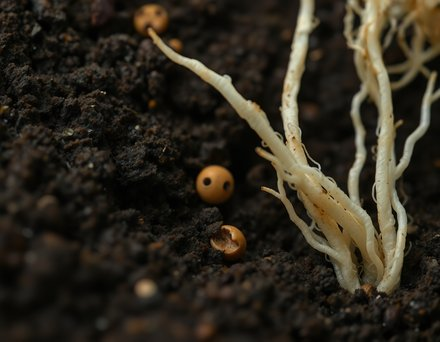
#> input picture assets/card_options/tropic-lunge-1.jpg, 440 x 342 px
$ python feather_bottom.py ../assets/card_options/tropic-lunge-1.jpg ../assets/card_options/amputate-p3.jpg 1.0
#> lines starting #> are read from the running program, lines starting #| are printed output that depends on the picture
#!/usr/bin/env python3
# Softly blend the bottom of a rock cutout into the soil. A SHORT, SMOOTH dissolve — not a
# hard jaggy cutoff (looks "too sharp") and not a tall linear fade (washes out the whole
# bottom). Uses a smoothstep curve (no visible start-line) over the bottom (1-start) of the
# sprite, plus a mild alpha blur so the edge reads soft. Usage: feather_bottom.py IN OUT [start]
import sys
from PIL import Image, ImageFilter

def feather(src, dest, start_frac=0.84, blur=1.5):
#> called with dest = '../assets/card_options/amputate-p3.jpg', start_frac = 1, blur = 1.5
    im = Image.open(src).convert("RGBA"); w, h = im.size
#> after `w, h = im.size`: w = 440; h = 342
    r, g, b, a = im.split()
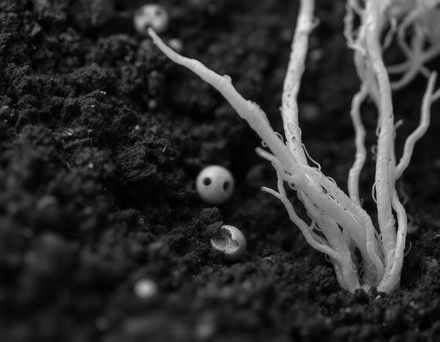
#> r: PIL image 440x342 L; min 0, max 237, mean 47.2
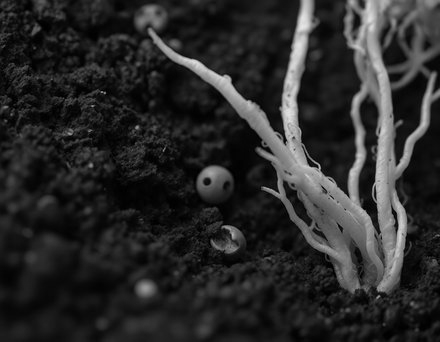
#> g: PIL image 440x342 L; min 0, max 232, mean 41.6
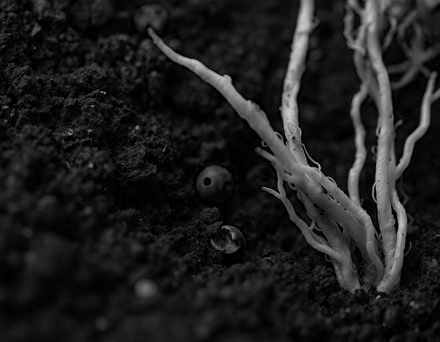
#> b: PIL image 440x342 L; min 0, max 202, mean 30.3
#> a: PIL image 440x342 L; every value is 255
    if blur:
        a = a.filter(ImageFilter.GaussianBlur(blur))
    ap = a.load()
    start = int(h * start_frac)
#> start = 342
    for y in range(start, h):
        t = (y - start) / max(1, (h - start))
        s = t * t * (3 - 2 * t)                 # smoothstep -> gentle, no hard start-line
        fac = 1.0 - s
        for x in range(w):
            ap[x, y] = int(ap[x, y] * fac)
    Image.merge("RGBA", (r, g, b, a)).save(dest, "PNG")

if __name__ == "__main__":
    src = sys.argv[1]; dest = sys.argv[2]
    start = float(sys.argv[3]) if len(sys.argv) > 3 else 0.84
    feather(src, dest, start)
    print(f"soft-blended {src} -> {dest} (start={start})")

$ run again, on assets/card_options/brisk-metabolism-2.jpg
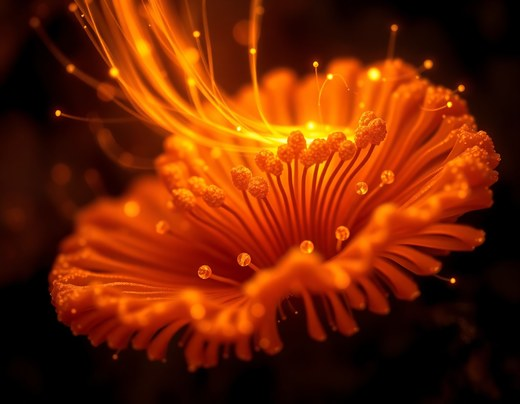
#> input picture assets/card_options/brisk-metabolism-2.jpg, 520 x 404 px
#> in feather, `r, g, b, a = im.split()`:
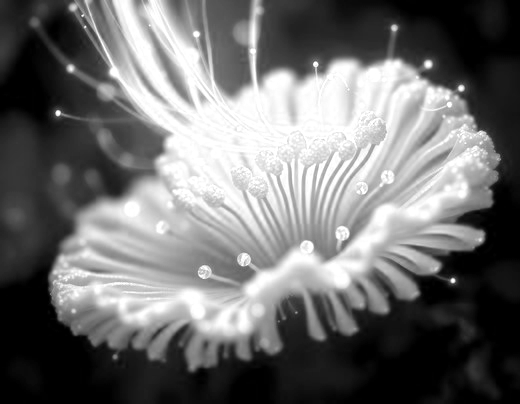
#> r: PIL image 520x404 L; min 0, max 255, mean 111.6
#> in feather, `r, g, b, a = im.split()`:
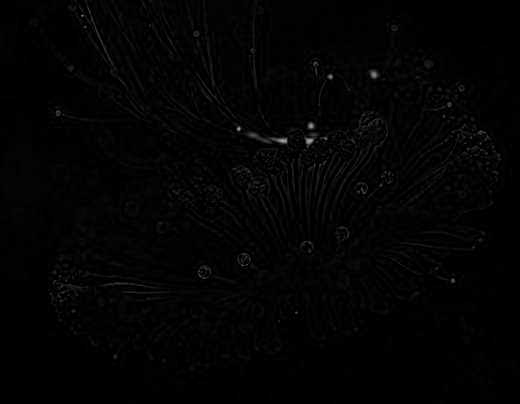
#> b: PIL image 520x404 L; min 0, max 162, mean 3.1
#> a: PIL image 520x404 L; every value is 255

$ run again, on assets/card_options/glycogen-crush-2.jpg
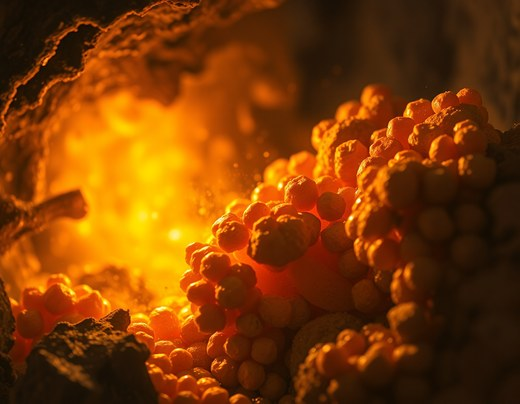
#> input picture assets/card_options/glycogen-crush-2.jpg, 520 x 404 px
#> in feather, `r, g, b, a = im.split()`:
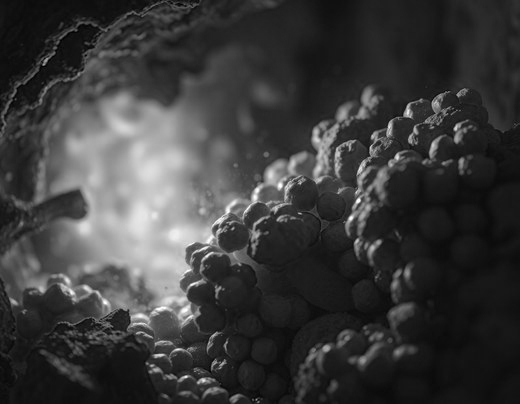
#> g: PIL image 520x404 L; min 0, max 255, mean 59.3
#> in feather, `r, g, b, a = im.split()`:
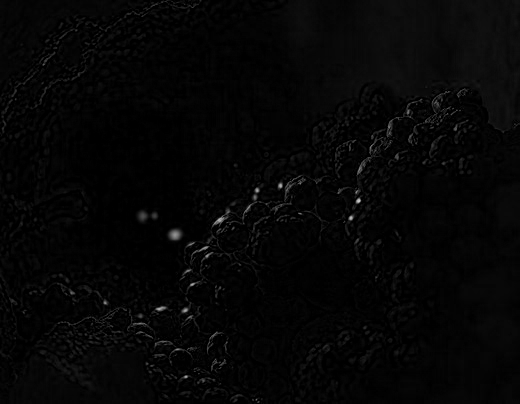
#> b: PIL image 520x404 L; min 0, max 202, mean 5.5
#> a: PIL image 520x404 L; every value is 255

$ run again, on assets/card_options/hair-trigger-hyphae-5.jpg
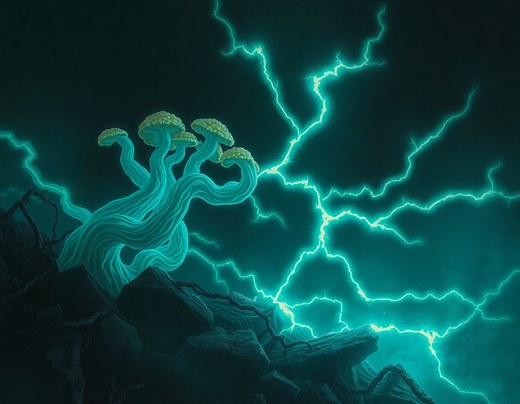
#> input picture assets/card_options/hair-trigger-hyphae-5.jpg, 520 x 404 px
#> in feather, `r, g, b, a = im.split()`:
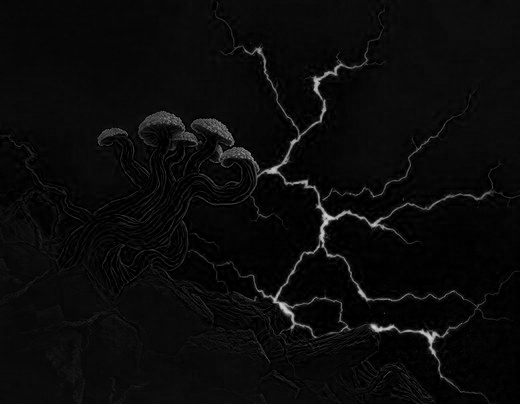
#> r: PIL image 520x404 L; min 0, max 209, mean 10.4
#> in feather, `r, g, b, a = im.split()`:
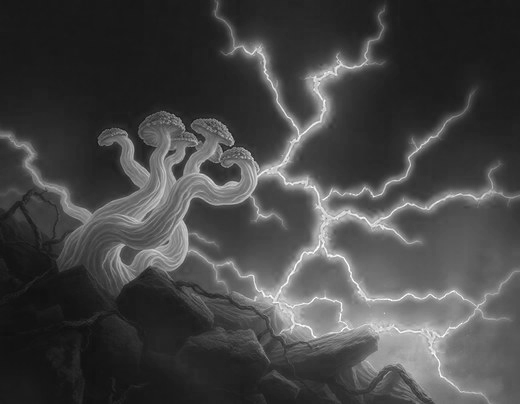
#> b: PIL image 520x404 L; min 15, max 255, mean 69.1
#> a: PIL image 520x404 L; every value is 255
